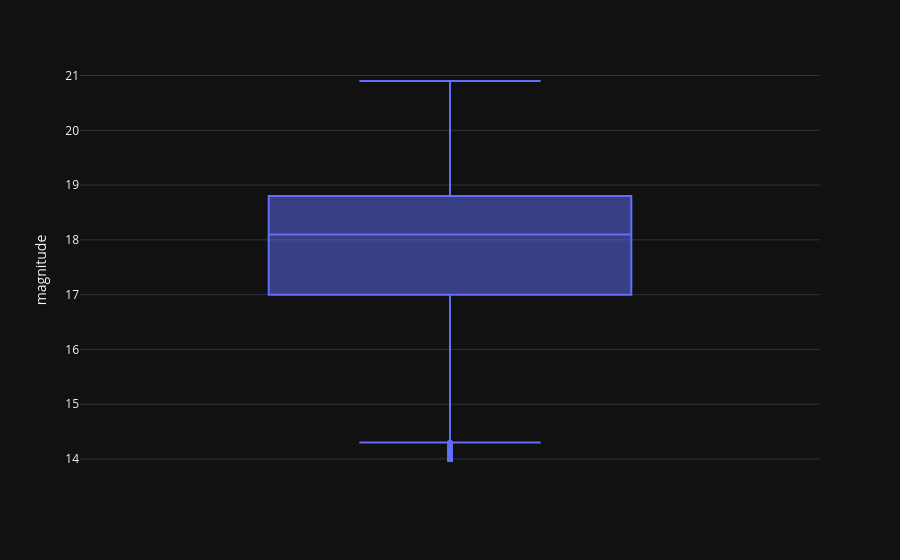

Notebook code cell kept with this figure:
### Code cell
q1 = mpc_obs_proceed_df['magnitude'].quantile(0.25)
q3 = mpc_obs_proceed_df['magnitude'].quantile(0.75)

IQR = q3 - q1 

limite_inferior = q1 - 1.5 * IQR
limite_superior = q3 + 1.5 * IQR

# Filtrar los outliers
mpc_obs_filtered_df = mpc_obs_proceed_df[(mpc_obs_proceed_df['magnitude'] >= limite_inferior) & (mpc_obs_proceed_df['magnitude'] <= limite_superior)]

px.box(mpc_obs_filtered_df, y='magnitude', template= 'plotly_dark')

### Figure 1 — Plotly figure (JSON) as saved in the notebook; plotly's stock layout.template omitted (floating-point values rounded to 4 significant figures; data arrays with more than 128 entries replaced by an {"elided": "..."} marker saying what was removed)
{"data": [{"alignmentgroup": "True", "hovertemplate": "magnitude=%{y}<extra></extra>", "legendgroup": "", "marker": {"color": "#636efa"}, "name": "", "notched": false, "offsetgroup": "", "orientation": "v", "showlegend": false, "type": "box", "x0": " ", "xaxis": "x", "y": {"elided": "3609 float values"}, "y0": " ", "yaxis": "y"}], "layout": {"boxmode": "group", "legend": {"tracegroupgap": 0}, "margin": {"t": 60}, "xaxis": {"anchor": "y", "domain": [0, 1]}, "yaxis": {"anchor": "x", "domain": [0, 1], "title": {"text": "magnitude"}}}}
